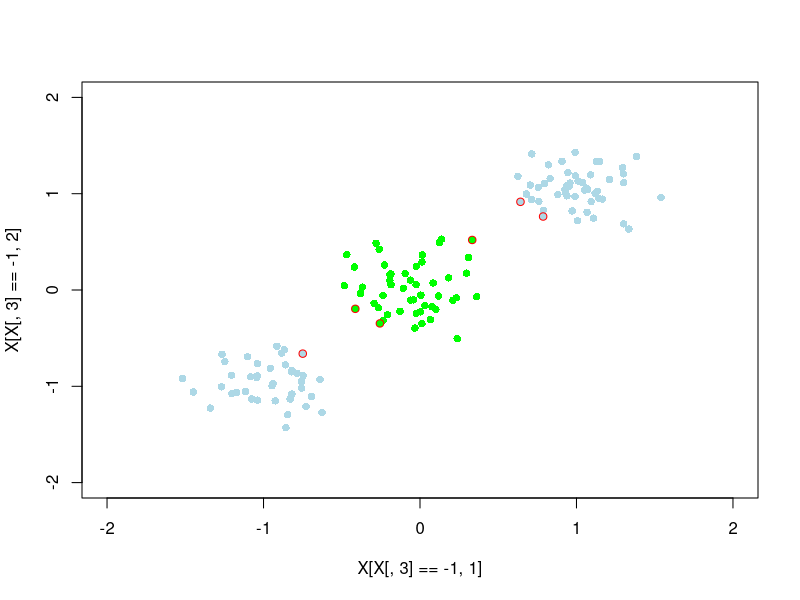
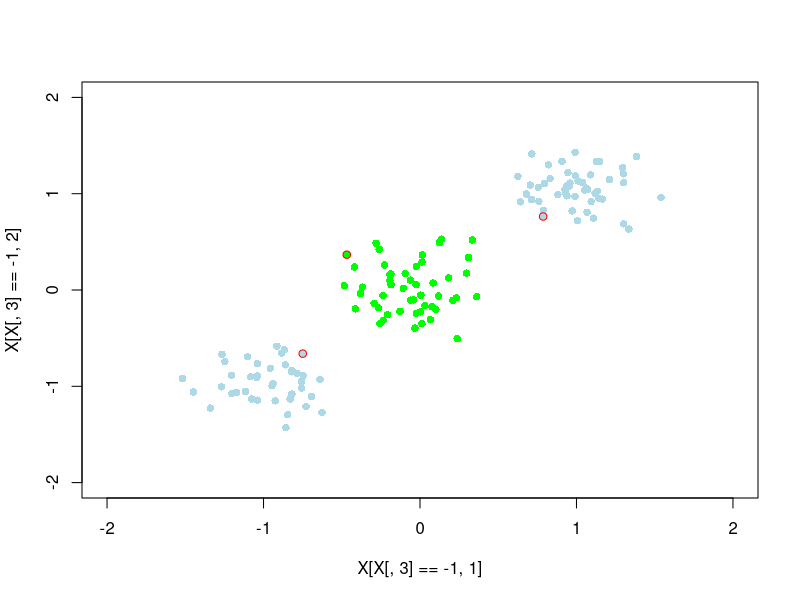
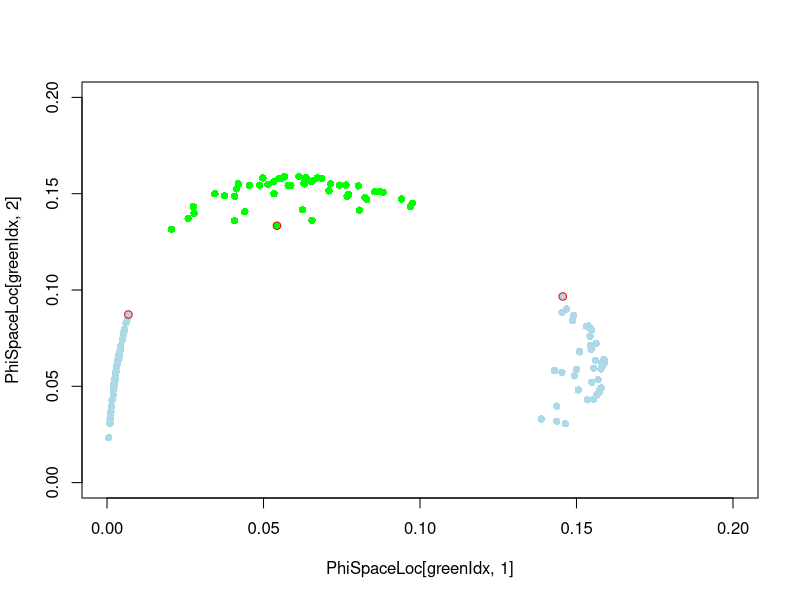

Generate these figures, in order, with R:
library(mvtnorm)
library(quadprog)
library(proxy)
library(Matrix)
#### HW chapter 7
####
#### Part 1
####
#### Fit a SVM to the following data
####
#### Part 1.1 using k(x,y) = exp(-0.5*t(x-y)%*%(x-y))
####
#### Part 1.2 using k(x,y) = <phi(x),phi(y)> where phi(x) = [dnorm(x,mu1,sig),dnorm(x,mu2,sig)] where mu1 = c(0,0), mu2=c(-1,-1), sig = diag(2)
####
#### Part 1.3 verify that the separation of 1.2 is linear in the space defined by phi()

set.seed(7675)
x1.tmp <- cbind(rmvnorm(50,c(0,0),matrix(c(0.05,0,0,0.05),2,2)),-1)
x2.tmp <- cbind(rmvnorm(50,c(1,1),matrix(c(0.05,0,0,0.05),2,2)),1)
x3.tmp <- cbind(rmvnorm(40,c(-1,-1),matrix(c(0.05,0,0,0.05),2,2)),1)

X <- rbind(x1.tmp,x2.tmp,x3.tmp)

# plot
plot(X[X[,3]==-1,1],X[X[,3]==-1,2],pch=16,col="green",xlim=c(-2,2),ylim=c(-2,2))
points(X[X[,3]==1,1],X[X[,3]==1,2],pch=16,col="lightblue")

# kenrel 1
ker_1 <- function(x,y){
    return(exp(-0.5 * t(x-y) %*% (x-y)))
}

# Phi 2
Phi_2 <- function(x){
    dnorm_1 <- dmvnorm(x, c(-1,-1), diag(2))
    dnorm_2 <- dmvnorm(x, c(0,0), diag(2))
    return(c(dnorm_1, dnorm_2))
}

# kernel 2
ker_2 <- function(x,y){
    return(Phi_2(x) %*% Phi_2(y))
}

# Calculate grad matrix
## sub function: calculate the diag
## Only allow calculate one element 
Gram_diag_element <- function(x, distanceFun){
    return(distanceFun(x,x))
}

GramMat <- function(xVec,kernelFun){
    Gram_diag <- diag( apply(xVec, 1, Gram_diag_element, distanceFun = kernelFun) ) # n * n diag
    Gram_dist <- proxy::dist(xVec, method=kernelFun) # n-1 * n-1 mat
    
    return(as.matrix(Gram_dist) + Gram_diag)
}

# Dmat
DMat <- function(Tvec, GramMat){
    return(Tvec %*% t(Tvec) * GramMat)
    # In our case Tvec %*% t(Tvec) provides a 'sign' matrix for GramMat
}

# dvec
dVec <- function(n){
    return(rep(1,n))
}

# Amat
AMat <- function(tn){
    IMat <- diag(length(tn))
    return(cbind(tn, IMat))
}

# bvec
bVec <- function(n){
    return(rep(0,n+1))
}



#### Data:

xVec <- X[,1:2]
tN <- X[,3]

#### Part 1.1 using k(x,y) = exp(-0.5*t(x-y)%*%(x-y))
GramMatrix_1 <- GramMat(xVec, ker_1)
DMatrix_1 <- DMat(tN, GramMatrix_1)
DVector_1 <- dVec(length(tN))
AMatrix_1 <- AMat(tN)
bVector_1 <- bVec(length(tN))

Solution_1 <- solve.QP(nearPD(DMatrix_1)$mat, DVector_1, AMatrix_1, bVector_1, meq=1)

importantPointIndex <- which(Solution_1$solution > 0.1)
model.1.data <- xVec[importantPointIndex,]
points(model.1.data[, 1], model.1.data[, 2], pch=1,col='red')

#### Part 1.2 using k(x,y) = <phi(x),phi(y)> where phi(x) = [dnorm(x,mu1,sig),dnorm(x,mu2,sig)] where mu1 = c(0,0), mu2=c(-1,-1), sig = diag(2)
GramMatrix_2 <- GramMat(xVec, ker_2)
DMatrix_2 <- DMat(tN, GramMatrix_2)
DVector_2 <- dVec(length(tN))
AMatrix_2 <- AMat(tN)
bVector_2 <- bVec(length(tN))

Solution_2 <- solve.QP(nearPD(DMatrix_2)$mat, DVector_2, AMatrix_2, bVector_2, meq=1)
importantPointIndex <- which(Solution_2$solution > 0.1)
model.2.data <- xVec[importantPointIndex,]
plot(X[X[,3]==-1,1],X[X[,3]==-1,2],pch=16,col="green",xlim=c(-2,2),ylim=c(-2,2))
points(X[X[,3]==1,1],X[X[,3]==1,2],pch=16,col="lightblue")
points(model.2.data[, 1], model.2.data[, 2], pch=1,col='red')


#### Part 1.3 verify that the separation of 1.2 is linear in the space defined by phi()

PhiSpaceLoc <- apply(xVec,1,Phi_2)
PhiSpaceLoc <- t(PhiSpaceLoc)
greenIdx <- which(tN==-1)
blueIdx <- which(tN==1)
model.pts <- apply(model.2.data,1,Phi_2)
model.pts <- t(model.pts)

plot(PhiSpaceLoc[greenIdx,1], PhiSpaceLoc[greenIdx,2], pch=16,col="green",xlim=c(0,0.2),ylim=c(0,0.2))
points(PhiSpaceLoc[blueIdx,1], PhiSpaceLoc[blueIdx,2], pch=16,col="lightblue")
points(model.pts[, 1], model.pts[, 2], pch=1,col='red')





